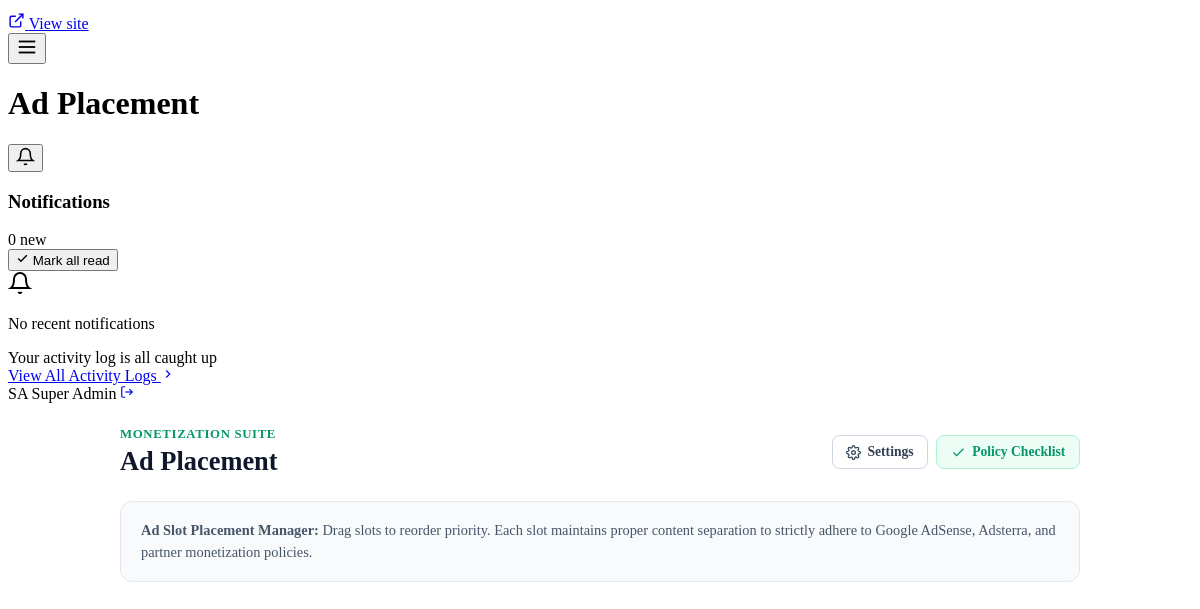
Page /admin/monetization/placement.php (signed in, lower part) on the earlier database version.
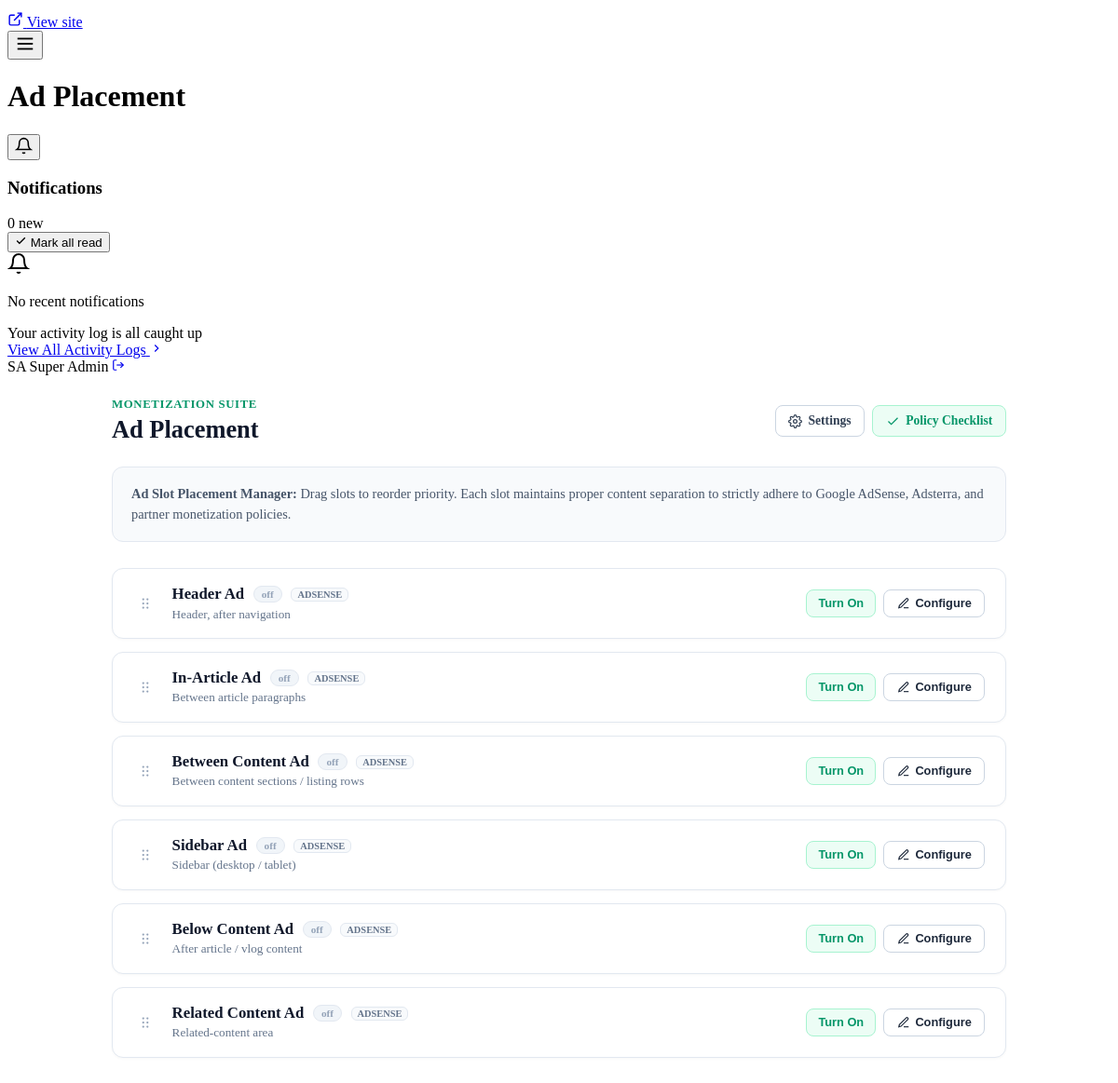
Same page on the later database version.
### tables this page shows
CREATE TABLE IF NOT EXISTS `ad_placements` (
  `id` int(11) NOT NULL AUTO_INCREMENT,
  `slot_key` varchar(50) NOT NULL,
  `slot_name` varchar(100) NOT NULL,
  `slot_description` varchar(255) DEFAULT NULL,
  `is_enabled` tinyint(1) NOT NULL DEFAULT 0,
  `ad_network` varchar(50) NOT NULL DEFAULT 'adsense',
  `custom_code` mediumtext DEFAULT NULL,
  `device_target` varchar(50) NOT NULL DEFAULT 'all',
  `sort_order` int(11) NOT NULL DEFAULT 0,
  `updated_at` timestamp NOT NULL DEFAULT current_timestamp() ON UPDATE current_timestamp(),
  PRIMARY KEY (`id`),
  UNIQUE KEY `idx_slot_key` (`slot_key`)
);

### includes/functions.php (called while the page is built, shortened)
<?php
require_once __DIR__ . '/auth_functions.php';
require_once __DIR__ . '/monetization-functions.php';
function h($string) {
    return htmlspecialchars((string)($string ?? ''), ENT_QUOTES, 'UTF-8');
}

### includes/auth_functions.php (called while the page is built, shortened)
<?php
function is_super_admin($adminId = null) {
    if ($adminId === null) {
        if (!empty($_SESSION['admin_role']) && $_SESSION['admin_role'] === 'superadmin') {
            return true;
        }
    }
    return false;
}

### includes/monetization-functions.php (called while the page is built, shortened)
<?php
function init_monetization_tables($db) {
    static $initialized = false;
    if ($initialized) return;
    try {
        $initialized = true;
    } catch (Throwable $e) {
        error_log("Monetization DB Init Error: " . $e->getMessage());
    }
}
function get_all_ad_placements($db = null) {
    try {
        $stmt = $db->query("SELECT * FROM ad_placements ORDER BY sort_order ASC, id ASC");
        return $stmt->fetchAll(PDO::FETCH_ASSOC);
    } catch (Throwable $e) {
        return [];
    }
}

### admin/monetization/placement.php (the view, shortened to what this page needs)
<?php
require_once __DIR__ . '/../../includes/functions.php';
require_once __DIR__ . '/../../includes/auth_functions.php';
require_once __DIR__ . '/../../includes/monetization-functions.php';
$db = getDBConnection();
$slots = get_all_ad_placements($db);
$adminPageTitle = "Ad Placement";
require_once __DIR__ . '/../includes/admin-header.php';
?>
<div class="admin-content-wrap" style="max-width: 960px; margin: 0 auto; padding: 1.5rem 1rem;">
    <div style="display:flex; justify-content:space-between; align-items:center; margin-bottom:1.5rem; flex-wrap:wrap; gap:1rem;">
        <div>
            <div style="font-size:0.8rem; font-weight:700; color:#059669; text-transform:uppercase; letter-spacing:0.05em; margin-bottom:0.25rem;">
                Monetization Suite
            </div>
            <h1 style="font-size:1.65rem; font-weight:800; color:#0f172a; margin:0;">Ad Placement</h1>
        </div>
        <div style="display:flex; gap:0.5rem;">
            <a href="<?= ADMIN_URL ?>/monetization/settings.php" class="admin-btn" style="background:#fff; border:1px solid #cbd5e1; color:#334155; padding:0.5rem 0.85rem; border-radius:8px; font-size:0.85rem; font-weight:600; text-decoration:none; display:inline-flex; align-items:center; gap:0.4rem;">
                Settings
            </a>
            <a href="<?= ADMIN_URL ?>/monetization/policy-checklist.php" class="admin-btn" style="background:#ecfdf5; border:1px solid #a7f3d0; color:#059669; padding:0.5rem 0.85rem; border-radius:8px; font-size:0.85rem; font-weight:700; text-decoration:none; display:inline-flex; align-items:center; gap:0.4rem;">
                <svg width="15" height="15" viewBox="0 0 24 24" fill="none" stroke="currentColor" stroke-width="2"><polyline points="20 6 9 17 4 12"></polyline></svg>
                Policy Checklist
            </a>
        </div>
    </div>
    <div style="background:#f8fafc; border:1px solid #e2e8f0; border-radius:12px; padding:1.1rem 1.25rem; margin-bottom:1.75rem; color:#475569; font-size:0.9rem; line-height:1.5;">
        <strong>Ad Slot Placement Manager:</strong> Drag slots to reorder priority. Each slot maintains proper content separation to strictly adhere to Google AdSense, Adsterra, and partner monetization policies.
    </div>
    <div class="ad-placement-list" id="adPlacementList" style="display:flex; flex-direction:column; gap:0.85rem;">
        <?php foreach ($slots as $slot):
            $isOn = !empty($slot['is_enabled']);
        ?>
            <div class="ad-slot-card" data-slot-key="<?= h($slot['slot_key']) ?>" style="background:#ffffff; border:1px solid #e2e8f0; border-radius:12px; padding:1.1rem 1.35rem; display:flex; align-items:center; justify-content:space-between; box-shadow:0 1px 3px rgba(0,0,0,0.03); transition:all 0.15s ease;">
                <div style="display:flex; align-items:center; gap:1rem; flex:1; min-width:0;">
                    <div class="drag-handle" style="color:#94a3b8; cursor:grab; padding:0.25rem; display:flex; align-items:center;" title="Drag to reorder slot">
                        <svg width="18" height="18" viewBox="0 0 24 24" fill="currentColor">
                            <circle cx="9" cy="6" r="1.5"></circle><circle cx="15" cy="6" r="1.5"></circle>
                            <circle cx="9" cy="12" r="1.5"></circle><circle cx="15" cy="12" r="1.5"></circle>
                            <circle cx="9" cy="18" r="1.5"></circle><circle cx="15" cy="18" r="1.5"></circle>
                        </svg>
                    </div>
                    <div style="min-width:0;">
                        <div style="display:flex; align-items:center; gap:0.6rem; margin-bottom:0.2rem;">
                            <span style="font-size:1.05rem; font-weight:700; color:#0f172a;">
                                <?= h($slot['slot_name']) ?>
                            </span>
                            <?php if ($isOn): ?>
                                <span class="status-pill status-on" style="background:#ecfdf5; color:#059669; font-size:0.7rem; font-weight:800; padding:2px 8px; border-radius:999px; border:1px solid #a7f3d0; text-transform:lowercase;">
                                    on
                                </span>
                            <?php else: ?>
                                <span class="status-pill status-off" style="background:#f1f5f9; color:#94a3b8; font-size:0.7rem; font-weight:700; padding:2px 8px; border-radius:999px; border:1px solid #e2e8f0; text-transform:lowercase;">
                                    off
                                </span>
                            <?php endif; ?>
                            <span style="font-size:0.65rem; background:#f8fafc; color:#64748b; padding:1px 6px; border-radius:6px; border:1px solid #e2e8f0; text-transform:uppercase; font-weight:700;">
                                <?= h($slot['ad_network']) ?>
                            </span>
                        </div>
                        <p style="font-size:0.825rem; color:#64748b; margin:0;">
                            <?= h($slot['slot_description']) ?>
                        </p>
                    </div>
                </div>
                <div style="display:flex; align-items:center; gap:0.5rem; flex-shrink:0;">
                    <form method="POST" action="" style="display:inline-block; margin:0;">
                        <button type="submit" class="admin-btn" style="background:<?= $isOn ? '#fef2f2' : '#ecfdf5' ?>; border:1px solid <?= $isOn ? '#fecaca' : '#a7f3d0' ?>; color:<?= $isOn ? '#dc2626' : '#059669' ?>; padding:0.4rem 0.75rem; border-radius:8px; font-size:0.8rem; font-weight:700; cursor:pointer;" title="Click to toggle ON/OFF">
                            <?= $isOn ? 'Turn Off' : 'Turn On' ?>
                        </button>
                    </form>
                    <button type="button" class="admin-btn" onclick="openConfigureModal(<?= htmlspecialchars(json_encode($slot), ENT_QUOTES, 'UTF-8') ?>)" style="background:#ffffff; border:1px solid #cbd5e1; color:#1e293b; padding:0.4rem 0.85rem; border-radius:8px; font-size:0.8rem; font-weight:600; cursor:pointer; display:inline-flex; align-items:center; gap:0.35rem;">
                        <svg width="14" height="14" viewBox="0 0 24 24" fill="none" stroke="currentColor" stroke-width="2"><path d="M12 20h9"></path><path d="M16.5 3.5a2.121 2.121 0 0 1 3 3L7 19l-4 1 1-4L16.5 3.5z"></path></svg>
                        Configure
                    </button>
                </div>
            </div>
        <?php endforeach; ?>
    </div>
</div>
<?php require_once __DIR__ . '/../includes/admin-footer.php'; ?>

### admin/includes/admin-header.php (shortened to what this page needs)
<?php
require_once __DIR__ . '/../../includes/functions.php';
require_once __DIR__ . '/auth-check.php';
$isSuperAdmin = is_super_admin();
if ($isSuperAdmin) {
    $displayNameClean = 'Super Admin';
    $userInitials = 'SA';
} else {
    $rawName = $currentUser['name'] ?? ($currentUser['username'] ?? 'Admin');
    $parts = explode(' ', trim($rawName));
    $displayNameClean = $parts[0];
    $userInitials = strtoupper(substr($parts[0], 0, 1) . (isset($parts[1]) ? substr($parts[1], 0, 1) : ''));
    if (empty($userInitials)) $userInitials = 'AD';
}
$canLogs       = $isSuperAdmin || has_permission('logs.view');
$navDb = getDBConnection();
$notificationsList = [];
$unreadNotifCount = 0;
$hasReadState = isset($_SESSION['admin_last_read_notif_time']);
$lastReadNotifTime = (int)($_SESSION['admin_last_read_notif_time'] ?? 0);
try {
    $notifStmt = $navDb->query("
        SELECT id, admin_id, admin_name, action, module, description, created_at
        FROM activity_logs
        ORDER BY id DESC
        LIMIT 8
    ");
    $notificationsList = $notifStmt->fetchAll(PDO::FETCH_ASSOC);
    if (!$hasReadState) {
        $unreadNotifCount = min(count($notificationsList), 3);
    } else {
        foreach ($notificationsList as $n) {
            if (strtotime($n['created_at']) > $lastReadNotifTime) {
                $unreadNotifCount++;
            }
        }
    }
} catch (Exception $e) {
    $notificationsList = [];
}
?>
<!DOCTYPE html>
<html lang="en">
<head>
    <link rel="stylesheet" href="<?= BASE_URL ?>/assets/css/admin.css?v=<?= filemtime(__DIR__ . '/../../assets/css/admin.css') ?>">
    <link rel="stylesheet" href="<?= BASE_URL ?>/assets/vendor/dropify/dropify.min.css">
    <link rel="stylesheet" href="<?= BASE_URL ?>/assets/vendor/summernote/summernote-lite.min.css">
</head>
<body class="admin-body">
    <aside class="admin-sidebar" id="adminSidebar">
        <nav class="admin-nav">
            <div class="sidebar-viewsite-wrap">
                <a href="<?= BASE_URL ?>/" target="_blank" class="admin-viewsite-btn">
                    <svg width="17" height="17" viewBox="0 0 24 24" fill="none" stroke="currentColor" stroke-width="2"><path d="M18 13v6a2 2 0 0 1-2 2H5a2 2 0 0 1-2-2V8a2 2 0 0 1 2-2h6"></path><polyline points="15 3 21 3 21 9"></polyline><line x1="10" y1="14" x2="21" y2="3"></line></svg>
                    <span>View site</span>
                </a>
            </div>
        </nav>
    </aside>
    <div class="admin-main">
        <header class="admin-topbar">
            <div class="admin-topbar-left">
                <button class="admin-toggle-btn" id="adminToggleBtn" onclick="toggleSidebarDrawer()" aria-label="Toggle sidebar menu">
                    <svg width="22" height="22" viewBox="0 0 24 24" fill="none" stroke="currentColor" stroke-width="2"><line x1="3" y1="12" x2="21" y2="12"></line><line x1="3" y1="6" x2="21" y2="6"></line><line x1="3" y1="18" x2="21" y2="18"></line></svg>
                </button>
                <h1 class="admin-topbar-title"><?= isset($adminPageTitle) ? h($adminPageTitle) : 'Articles' ?></h1>
            </div>
            <div class="admin-topbar-right">
                <div class="admin-bell-wrap" id="adminBellWrap">
                    <button type="button" class="admin-bell-btn" id="adminBellBtn" onclick="toggleNotificationDropdown(event)" aria-label="Notifications" aria-expanded="false" title="Notifications">
                        <svg width="19" height="19" viewBox="0 0 24 24" fill="none" stroke="currentColor" stroke-width="2"><path d="M18 8A6 6 0 0 0 6 8c0 7-3 9-3 9h18s-3-2-3-9"></path><path d="M13.73 21a2 2 0 0 1-3.46 0"></path></svg>
                    </button>
                    <div class="admin-notifications-dropdown" id="adminNotificationsDropdown" onclick="event.stopPropagation()">
                        <div class="notif-header">
                            <div class="notif-header-left">
                                <h3 class="notif-title">Notifications</h3>
                                <span class="notif-badge <?= $unreadNotifCount === 0 ? 'zero' : '' ?>" id="notifBadge">
                                    <?= $unreadNotifCount > 0 ? "{$unreadNotifCount} new" : "0 new" ?>
                                </span>
                            </div>
                            <button type="button" class="notif-mark-all" id="notifMarkAllBtn" onclick="markAllNotificationsRead(event)" title="Mark all as read">
                                <svg width="13" height="13" viewBox="0 0 24 24" fill="none" stroke="currentColor" stroke-width="2.5"><polyline points="20 6 9 17 4 12"></polyline></svg>
                                <span>Mark all read</span>
                            </button>
                        </div>
                        <div class="notif-body" id="notifBody">
                            <?php if (empty($notificationsList)): ?>
                                <div class="notif-empty-state">
                                    <div class="notif-empty-icon">
                                        <svg width="24" height="24" viewBox="0 0 24 24" fill="none" stroke="currentColor" stroke-width="2"><path d="M18 8A6 6 0 0 0 6 8c0 7-3 9-3 9h18s-3-2-3-9"></path><path d="M13.73 21a2 2 0 0 1-3.46 0"></path></svg>
                                    </div>
                                    <p class="notif-empty-text">No recent notifications</p>
                                    <span class="notif-empty-sub">Your activity log is all caught up</span>
                                </div>
                            <?php endif; ?>
                        </div>
                        <div class="notif-footer">
                            <?php if ($canLogs): ?>
                                <a href="<?= ADMIN_URL ?>/logs/index.php" class="notif-footer-link">
                                    <span>View All Activity Logs</span>
                                    <svg width="14" height="14" viewBox="0 0 24 24" fill="none" stroke="currentColor" stroke-width="2"><polyline points="9 18 15 12 9 6"></polyline></svg>
                                </a>
                            <?php endif; ?>
                        </div>
                    </div>
                </div>
                <div class="admin-profile-chip-clean" title="Signed in as <?= h($displayNameClean) ?>">
                    <span class="avatar-circle-dark"><?= $userInitials ?></span>
                    <span class="avatar-name"><?= h($displayNameClean) ?></span>
                    <a href="<?= ADMIN_URL ?>/logout.php" class="logout-link-quick" title="Logout" onclick="return confirm('Sign out of admin session?');">
                        <svg width="14" height="14" viewBox="0 0 24 24" fill="none" stroke="currentColor" stroke-width="2"><path d="M9 21H5a2 2 0 0 1-2-2V5a2 2 0 0 1 2-2h4"></path><polyline points="16 17 21 12 16 7"></polyline><line x1="21" y1="12" x2="9" y2="12"></line></svg>
                    </a>
                </div>
            </div>
        </header>
        <div class="admin-content">

### admin/includes/admin-footer.php (shortened to what this page needs)
        </div>
    </div>
</body>
</html>

Differences in the rows shown:
added ad_placements: slot_name "Header Ad", is_enabled "off", ad_network "ADSENSE", slot_description "Header, after navigation"
added ad_placements: slot_name "In-Article Ad", is_enabled "off", ad_network "ADSENSE", slot_description "Between article paragraphs"
added ad_placements: slot_name "Between Content Ad", is_enabled "off", ad_network "ADSENSE", slot_description "Between content sections / listing rows"
added ad_placements: slot_name "Sidebar Ad", is_enabled "off", ad_network "ADSENSE", slot_description "Sidebar (desktop / tablet)"
added ad_placements: slot_name "Below Content Ad", is_enabled "off", ad_network "ADSENSE", slot_description "After article / vlog content"
added ad_placements: slot_name "Related Content Ad", is_enabled "off", ad_network "ADSENSE", slot_description "Related-content area"
